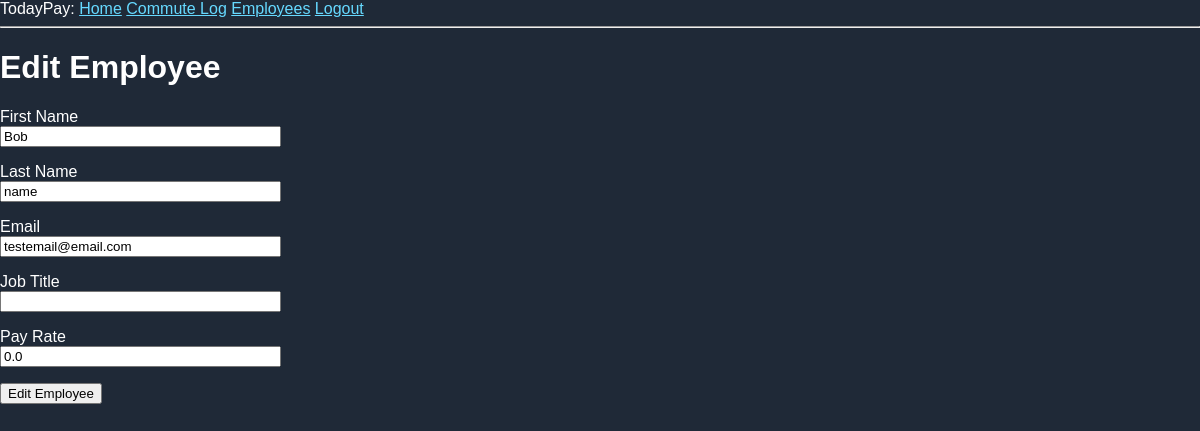
The app's page /employee/1/edit (signed in) with its own data.
### app/models.py (models this page shows)
class Employee(db.Model):
    id: so.Mapped[int] = so.mapped_column(primary_key=True)
    first_name: so.Mapped[str] = so.mapped_column(sa.String(64))
    last_name: so.Mapped[str] = so.mapped_column(sa.String(64))
    email: so.Mapped[str] = so.mapped_column(sa.String(64), unique=True)
    job_title: so.Mapped[Optional[str]] = so.mapped_column(sa.String(64))
    pay_rate: so.Mapped[float] = so.mapped_column(sa.Float, server_default="0.0")
    user_id: so.Mapped[int] = so.mapped_column(sa.ForeignKey("user.id"), index=True)
    user: so.Mapped["User"] = so.relationship(back_populates="employee")
    commute_logs: so.Mapped[list["CommuteLog"]] = so.relationship(back_populates="employee")
    def __repr__(self):
        return '<Employee Email {}>'.format(self.email)

### app/routes.py (the view, shortened to what this page needs)
@app.route('/employee/<int:id>/edit', methods=['GET', 'POST'])
@login_required
def editEmployee(id):
    if not current_user.is_manager:
        abort(403)
    employee = Employee.query.filter_by(id=id).first()
    print(employee)
    form = editEmployeeForm(obj=employee)
    return render_template(
            'editEmployee.html', title='Edit Employee', form=form, employee=employee)

### app/forms.py
class editEmployeeForm(FlaskForm):
    first_name = StringField('First Name', validators=[DataRequired()])
    last_name = StringField('Last Name', validators=[DataRequired()])
    email = StringField('Email', validators=[DataRequired()])
    job_title = StringField('Job Title')
    pay_rate = FloatField('Pay Rate')
    submit = SubmitField('Edit Employee')

### app/models.py (called while the page is built)
@login.user_loader
def load_user(id):
    return db.session.get(User, int(id))

    @property
    def is_manager(self):
        return self.role in ("manager", "admin")

    @property
    def is_employee(self):
        return self.role in ("employee", "admin")

### app/templates/editEmployee.html (shortened to what this page needs)
{% extends "base.html" %}
{% block content %}
<h1>Edit Employee</h1>
<form method="post">
	<p>
	    {{ form.first_name.label }}<br>
	    {{ form.first_name(size=32) }}
	</p>
	<p>
	    {{ form.last_name.label }}<br>
	    {{ form.last_name(size=32) }}
	</p>
	<p>
	    {{ form.email.label }}<br>
	    {{ form.email(size=32) }}
	</p>
	<p>
	    {{ form.job_title.label }}<br>
	    {{ form.job_title(size=32) }}
	</p>
	<p>
	    {{ form.pay_rate.label }}<br>
	    {{ form.pay_rate(size=32) }}
	</p>
	<p>{{ form.submit() }}</p>
    </form>
{% endblock %}

### app/static/style.css (style rules this page uses)
body { margin: 0; height: 100vh; display: flex: justify-content: center; align-items: center; background: #1f2937; color: white; font-family: Arial, sans-serif; }

### records on screen
Employee: first_name "Bob", last_name "name", email "testemail@email.com", pay_rate "0.0"
